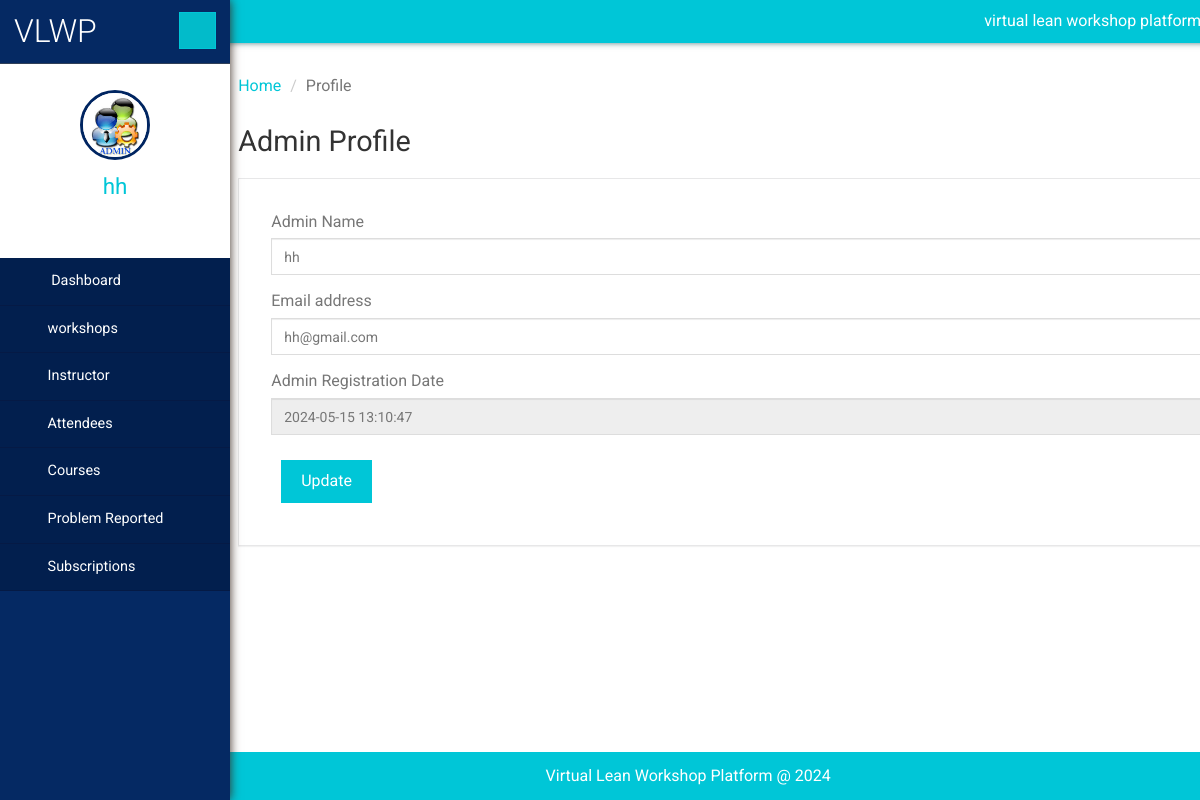
The page /admin/admin-profile.php (signed in) on the database its author committed.
### tables this page shows
CREATE TABLE `users` (
  `usr_id` int(11) NOT NULL,
  `email` varchar(100) NOT NULL,
  `userName` varchar(30) DEFAULT NULL,
  `password` varchar(255) DEFAULT NULL,
  `createdBy` varchar(30) NOT NULL,
  `created_at` timestamp NOT NULL DEFAULT current_timestamp(),
  `updated_at` timestamp NOT NULL DEFAULT current_timestamp() ON UPDATE current_timestamp()
);

### admin/admin-profile.php (the view, shortened to what this page needs)
<?php
include('includes/dbconnection.php');
    $user = $_SESSION['user'];
?>
<!DOCTYPE HTML>
<html>
<head>
    <link href="css/bootstrap.min.css" rel='stylesheet' type='text/css' />
    <link href="css/style.css" rel='stylesheet' type='text/css' />
    <link href="css/font-awesome.css" rel="stylesheet">
    <link rel="stylesheet" href="css/icon-font.min.css" type='text/css' />
</head>
<body>
    <div class="page-container">
        <div class="left-content">
            <div class="inner-content">
                <?php include_once('includes/header.php');?>
                <div class="outter-wp">
                    <div class="sub-heard-part">
                        <ol class="breadcrumb m-b-0">
                            <li><a href="dashboard.php">Home</a></li>
                            <li class="active">Profile</li>
                        </ol>
                    </div>
                    <div class="forms-main">
                        <h2 class="inner-tittle">Admin Profile </h2>
                        <div class="graph-form">
                            <div class="form-body">
                                <form method="post">
                                    <?php
                                    $sql = "SELECT * FROM users WHERE usr_id='$user'";
                                    $stmt = $connection->prepare($sql);
                                    $stmt->execute();
                                    $result = $stmt->get_result();
                                    if ($result->num_rows > 0) {
                                        $row1 = $result->fetch_assoc();
                                        ?>
                                        <div class="form-group">
                                            <label for="exampleInputEmail1">Admin Name</label>
                                            <input type="text" name="adminname" value="<?php echo $row1['userName']; ?>" class="form-control" required='true'>
                                        </div>
                                        <div class="form-group">
                                            <label for="exampleInputEmail1">Email address</label>
                                            <input type="email" name="email" value="<?php echo $row1['email']; ?>" class="form-control" required='true'>
                                        </div>
                                        <div class="form-group">
                                            <label for="exampleInputPassword1">Admin Registration Date</label>
                                            <input type="text" name="" value="<?php echo $row1['created_at']; ?>" readonly="" class="form-control">
                                        </div>
                                    <?php } ?>
                                    <button type="submit" class="btn btn-default" name="submit" id="submit">Update</button>
                                </form>
                            </div>
                        </div>
                    </div>
                </div>
                <?php include_once('includes/footer.php');?>
            </div>
        </div>
        <?php include_once('includes/sidebar.php');?>
    </div>
</body>
</html>

### admin/includes/sidebar.php (shortened to what this page needs)
<?php
include('includes/dbconnection.php');
    $user = $_SESSION['user'];
    $stmt = $connection->prepare("SELECT * FROM users WHERE usr_id = ?");
    $stmt->bind_param("s", $user);
    $stmt->execute();
    $result = $stmt->get_result();
    if ($result->num_rows > 0) {
        $row = $result->fetch_assoc();
    }else{
    header("index.php");
    }
?>
 <div class="sidebar-menu">
    <header class="logo">
        <a href="#" class="sidebar-icon"> <span class="fa fa-bars"></span> </a> <a href="dashboard.php"> <span id="logo"> <h1>VLWP</h1></span>
        </a>
    </header>
    <div class="down">
        <a href="dashboard.php"><img src="images/images.jpg" height="70" width="70"></a>
        <a href="dashboard.php"><span class=" name-caret"><?php echo $row['userName']; ?></span></a>
        <ul>
            <li><a class="tooltips" href="admin-profile.php"><span>Profile</span><i class="lnr lnr-user"></i></a></li>
            <li><a class="tooltips" href="change-password.php"><span>Settings</span><i class="lnr lnr-cog"></i></a></li>
            <li><a class="tooltips" href="logout.php"><span>Log out</span><i class="lnr lnr-power-switch"></i></a></li>
        </ul>
    </div>
    <div class="menu">
        <ul id="menu" >
            <li><a href="dashboard.php"><i class="fa fa-tachometer"></i> <span>Dashboard</span></a></li>
            <li id="menu-academico" ><a href="#"><i class="fa fa-user"></i><span>workshops</span> <span class="fa fa-angle-right" style="float: right"></span></a>
            </li>
            <li id="menu-academico" ><a href="#"><i class="fa fa-user"></i><span>Instructor</span> <span class="fa fa-angle-right" style="float: right"></span></a>
            </li>
            <li id="menu-academico" ><a href="#"><i class="fa fa-user"></i><span>Attendees</span> <span class="fa fa-angle-right" style="float: right"></span></a>
            </li>
            <li id="menu-academico" ><a href="#"><i class="fa fa-file-text-o"></i><span>Courses</span> <span class="fa fa-angle-right" style="float: right"></span></a>
            </li>
            <li id="menu-academico" ><a href="#"><i class="fa fa-file-text-o"></i><span>Problem Reported</span> <span class="fa fa-angle-right" style="float: right"></span></a>
            </li>
             <li id="menu-academico" ><a href="#"><i class="fa fa-file-text-o"></i><span>Subscriptions</span> <span class="fa fa-angle-right" style="float: right"></span></a>
    </div>
</div>

### rows shown on the page
users: adminname "hh", email "hh@gmail.com", created_at "2024-05-15 13:10:47", userName "hh"
